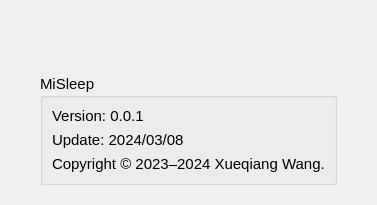
<?xml version="1.0" encoding="UTF-8"?>
<ui version="4.0">
 <class>AboutDialog</class>
 <widget class="QDialog" name="AboutDialog">
  <property name="geometry">
   <rect>
    <x>0</x>
    <y>0</y>
    <width>480</width>
    <height>262</height>
   </rect>
  </property>
  <property name="windowTitle">
   <string>About</string>
  </property>
  <property name="windowIcon">
   <iconset resource="../resources/misleep.qrc">
    <normaloff>:/logo/logo.png</normaloff>:/logo/logo.png</iconset>
  </property>
  <layout class="QVBoxLayout" name="verticalLayout_2">
   <property name="spacing">
    <number>20</number>
   </property>
   <property name="sizeConstraint">
    <enum>QLayout::SetFixedSize</enum>
   </property>
   <property name="leftMargin">
    <number>40</number>
   </property>
   <property name="topMargin">
    <number>40</number>
   </property>
   <property name="rightMargin">
    <number>40</number>
   </property>
   <property name="bottomMargin">
    <number>20</number>
   </property>
   <item>
    <widget class="QLabel" name="label_4">
     <property name="text">
      <string>&lt;html&gt;&lt;head/&gt;&lt;body&gt;&lt;p&gt;&lt;img src=&quot;:/logo/entire_logo.png&quot;/&gt;&lt;/p&gt;&lt;/body&gt;&lt;/html&gt;</string>
     </property>
    </widget>
   </item>
   <item>
    <widget class="QGroupBox" name="groupBox">
     <property name="font">
      <font>
       <family>Arial</family>
       <pointsize>11</pointsize>
      </font>
     </property>
     <property name="title">
      <string>MiSleep</string>
     </property>
     <layout class="QVBoxLayout" name="verticalLayout">
      <item>
       <widget class="QLabel" name="VersionLabel">
        <property name="text">
         <string>Version: 0.0.1</string>
        </property>
       </widget>
      </item>
      <item>
       <widget class="QLabel" name="UpdateLabel">
        <property name="text">
         <string>Update: 2024/03/08</string>
        </property>
       </widget>
      </item>
      <item>
       <widget class="QLabel" name="CopyrightLabel">
        <property name="text">
         <string>Copyright © 2023–2024 Xueqiang Wang.</string>
        </property>
       </widget>
      </item>
     </layout>
    </widget>
   </item>
  </layout>
 </widget>
 <resources>
  <include location="../resources/misleep.qrc"/>
 </resources>
 <connections/>
</ui>
